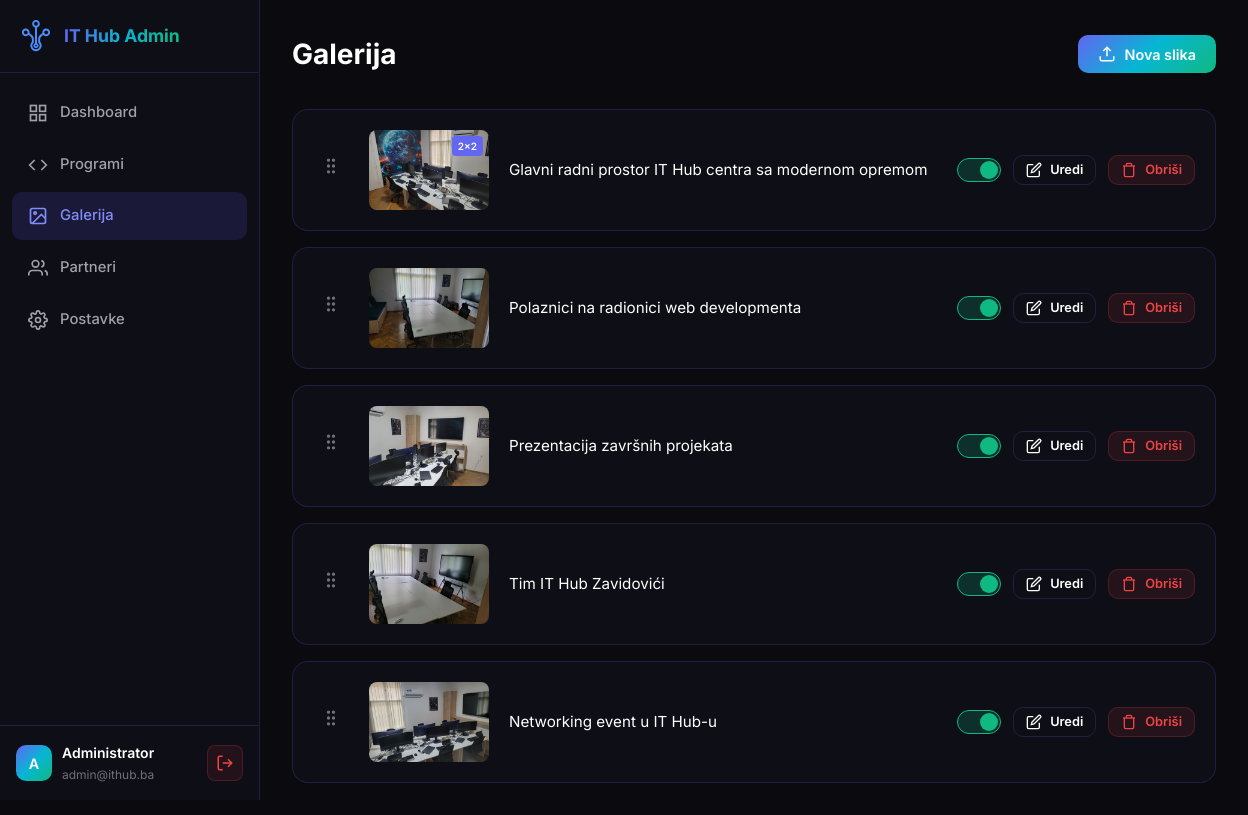
Screenshot of /gallery (signed in) with the database file from the repository.
### tables this page shows
CREATE TABLE IF NOT EXISTS gallery (
    id INT PRIMARY KEY AUTO_INCREMENT,
    image_path VARCHAR(255) NOT NULL,
    thumb_path VARCHAR(255),
    alt_text VARCHAR(255),
    size_class VARCHAR(50) DEFAULT 'normal',
    sort_order INT DEFAULT 0,
    active BOOLEAN DEFAULT TRUE,
    created_at TIMESTAMP DEFAULT CURRENT_TIMESTAMP
);

### includes/functions.php (called while the page is built, shortened)
<?php
function e($string)
{
    return htmlspecialchars($string ?? "", ENT_QUOTES, "UTF-8");
}
function asset($path)
{
    return SITE_URL . "/public/" . ltrim($path, "/");
}
function url($path = "")
{
    return SITE_URL . "/" . ltrim($path, "/");
}

### includes/auth.php (called while the page is built, shortened)
<?php
class Auth
{
    public static function check()
    {
        return isset($_SESSION["admin_user_id"]) && !empty($_SESSION["admin_user_id"]);
    }
    public static function user()
    {
        return [
            "id" => $_SESSION["admin_user_id"],
            "name" => $_SESSION["admin_user_name"] ?? "Admin",
            "email" => $_SESSION["admin_user_email"] ?? "",
        ];
    }
}

### includes/database.php (called while the page is built, shortened)
<?php
class Database
{
    private static $instance = null;
    private $pdo;
    public static function getInstance()
    {
        if (self::$instance === null) {
            self::$instance = new self();
        }
        return self::$instance;
    }
    private function connect()
    {
        $dsn = sprintf(
            "mysql:host=%s;dbname=%s;charset=%s",
            DB_HOST,
            DB_NAME,
            DB_CHARSET
        );
        $options = [
            PDO::ATTR_ERRMODE => PDO::ERRMODE_EXCEPTION,
            PDO::ATTR_DEFAULT_FETCH_MODE => PDO::FETCH_ASSOC,
            PDO::ATTR_EMULATE_PREPARES => false,
        ];
        try {
            $this->pdo = new PDO($dsn, DB_USER, DB_PASS, $options);
            $this->pdo->exec("SET NAMES utf8mb4 COLLATE utf8mb4_unicode_ci");
        } catch (PDOException $e) {
            throw new Exception("Database connection failed: " . $e->getMessage());
        }
    }
    public function query($sql, $params = [])
    {
        $stmt = $this->pdo->prepare($sql);
        $stmt->execute($params);
        return $stmt;
    }
    public function fetchAll($sql, $params = [])
    {
        return $this->query($sql, $params)->fetchAll();
    }
}
function db()
{
    return Database::getInstance();
}

### includes/models/Gallery.php (called while the page is built, shortened)
<?php
class Gallery
{
    public static function all($activeOnly = false)
    {
        $sql = "SELECT * FROM gallery";
        $sql .= " ORDER BY sort_order ASC, id DESC";
        return db()->fetchAll($sql);
    }
}

### gallery.php (the view, shortened to what this page needs)
<?php
require_once __DIR__ . "/includes/functions.php";
require_once __DIR__ . "/includes/database.php";
require_once __DIR__ . "/includes/auth.php";
require_once __DIR__ . "/includes/models/Gallery.php";
$images = Gallery::all();
$active = "gallery";
?>
<!DOCTYPE html>
<html lang="bs">
<head>
    <link rel="stylesheet" href="<?= asset('css/admin.css') ?>">
</head>
<body>
    <div class="admin-wrapper">
        <aside class="sidebar">
            <div class="sidebar-header">
                <a href="<?= url('dashboard') ?>" class="sidebar-logo">
                    <img src="<?= asset('images/logo-icon.svg') ?>" alt="IT Hub">
                    <span>IT Hub Admin</span>
                </a>
            </div>
            <nav class="sidebar-nav">
                <ul>
                    <li>
                        <a href="<?= url('dashboard') ?>" class="<?= ($active ?? '') === 'dashboard' ? 'active' : '' ?>">
                            <svg viewBox="0 0 24 24" fill="none" stroke="currentColor" stroke-width="2">
                                <rect x="3" y="3" width="7" height="7"></rect>
                                <rect x="14" y="3" width="7" height="7"></rect>
                                <rect x="14" y="14" width="7" height="7"></rect>
                                <rect x="3" y="14" width="7" height="7"></rect>
                            </svg>
                            <span>Dashboard</span>
                        </a>
                    </li>
                    <li>
                        <a href="<?= url('programs') ?>" class="<?= ($active ?? '') === 'programs' ? 'active' : '' ?>">
                            <svg viewBox="0 0 24 24" fill="none" stroke="currentColor" stroke-width="2">
                                <polyline points="16 18 22 12 16 6"></polyline>
                                <polyline points="8 6 2 12 8 18"></polyline>
                            </svg>
                            <span>Programi</span>
                        </a>
                    </li>
                    <li>
                        <a href="<?= url('gallery') ?>" class="<?= ($active ?? '') === 'gallery' ? 'active' : '' ?>">
                            <svg viewBox="0 0 24 24" fill="none" stroke="currentColor" stroke-width="2">
                                <rect x="3" y="3" width="18" height="18" rx="2" ry="2"></rect>
                                <circle cx="8.5" cy="8.5" r="1.5"></circle>
                                <polyline points="21 15 16 10 5 21"></polyline>
                            </svg>
                            <span>Galerija</span>
                        </a>
                    </li>
                    <li>
                        <a href="<?= url('partners') ?>" class="<?= ($active ?? '') === 'partners' ? 'active' : '' ?>">
                            <svg viewBox="0 0 24 24" fill="none" stroke="currentColor" stroke-width="2">
                                <path d="M17 21v-2a4 4 0 0 0-4-4H5a4 4 0 0 0-4 4v2"></path>
                                <circle cx="9" cy="7" r="4"></circle>
                                <path d="M23 21v-2a4 4 0 0 0-3-3.87"></path>
                                <path d="M16 3.13a4 4 0 0 1 0 7.75"></path>
                            </svg>
                            <span>Partneri</span>
                        </a>
                    </li>
                    <li>
                        <a href="<?= url('settings') ?>" class="<?= ($active ?? '') === 'settings' ? 'active' : '' ?>">
                            <span>Postavke</span>
                        </a>
                    </li>
                </ul>
            </nav>
            <div class="sidebar-footer">
                <div class="user-info">
                    <div class="user-avatar">
                        <?= strtoupper(substr(Auth::user()['name'] ?? 'A', 0, 1)) ?>
                    </div>
                    <div class="user-details">
                        <span class="user-name"><?= e(Auth::user()['name'] ?? 'Admin') ?></span>
                        <span class="user-email"><?= e(Auth::user()['email'] ?? '') ?></span>
                    </div>
                </div>
                <a href="<?= url('logout') ?>" class="logout-btn" title="Odjava">
                    <svg viewBox="0 0 24 24" fill="none" stroke="currentColor" stroke-width="2">
                        <path d="M9 21H5a2 2 0 0 1-2-2V5a2 2 0 0 1 2-2h4"></path>
                        <polyline points="16 17 21 12 16 7"></polyline>
                        <line x1="21" y1="12" x2="9" y2="12"></line>
                    </svg>
                </a>
            </div>
        </aside>
        <main class="main-content">
            <div class="page-content">
<div class="page-header">
    <h1 class="page-title">Galerija</h1>
    <div class="page-actions">
        <button type="button" class="btn btn-primary" data-modal="uploadModal">
            <svg viewBox="0 0 24 24" fill="none" stroke="currentColor" stroke-width="2">
                <path d="M21 15v4a2 2 0 0 1-2 2H5a2 2 0 0 1-2-2v-4"></path>
                <polyline points="17 8 12 3 7 8"></polyline>
                <line x1="12" y1="3" x2="12" y2="15"></line>
            </svg>
            Nova slika
        </button>
    </div>
</div>
<?php if (!empty($images)): ?>
<div class="gallery-cards" id="galleryGrid">
    <?php foreach ($images as $image): ?>
    <div class="gallery-card" data-id="<?= $image["id"] ?>">
        <div class="gallery-card-drag" title="Prevuci za promjenu redoslijeda">
            <svg viewBox="0 0 24 24" fill="none" stroke="currentColor" stroke-width="2">
                <circle cx="9" cy="5" r="1"></circle>
                <circle cx="9" cy="12" r="1"></circle>
                <circle cx="9" cy="19" r="1"></circle>
                <circle cx="15" cy="5" r="1"></circle>
                <circle cx="15" cy="12" r="1"></circle>
                <circle cx="15" cy="19" r="1"></circle>
            </svg>
        </div>
        <div class="gallery-card-image">
            <img src="<?= asset(
                $image["thumb_path"] ?: $image["image_path"],
            ) ?>"
                 alt="<?= e($image["alt_text"]) ?>">
            <?php if ($image["size_class"] === "large"): ?>
            <span class="gallery-card-badge">2x2</span>
            <?php endif; ?>
        </div>
        <div class="gallery-card-info">
            <p class="gallery-card-alt"><?= e($image["alt_text"]) ?:
                '<span class="text-muted">Bez opisa</span>' ?></p>
        </div>
        <div class="gallery-card-actions">
            <label class="toggle" title="Aktivna/Neaktivna">
                <span class="toggle-slider"></span>
            </label>
            <button type="button" class="btn btn-secondary btn-sm" data-modal="editModal-<?= $image[
                "id"
            ] ?>">
                <svg viewBox="0 0 24 24" fill="none" stroke="currentColor" stroke-width="2">
                    <path d="M11 4H4a2 2 0 0 0-2 2v14a2 2 0 0 0 2 2h14a2 2 0 0 0 2-2v-7"></path>
                    <path d="M18.5 2.5a2.121 2.121 0 0 1 3 3L12 15l-4 1 1-4 9.5-9.5z"></path>
                </svg>
                Uredi
            </button>
            <button type="button" class="btn btn-danger btn-sm" data-delete data-image-alt="<?= e(
                $image["alt_text"],
            ) ?:
                "ovu sliku" ?>">
                <svg viewBox="0 0 24 24" fill="none" stroke="currentColor" stroke-width="2">
                    <polyline points="3 6 5 6 21 6"></polyline>
                    <path d="M19 6v14a2 2 0 0 1-2 2H7a2 2 0 0 1-2-2V6m3 0V4a2 2 0 0 1 2-2h4a2 2 0 0 1 2 2v2"></path>
                </svg>
                Obriši
            </button>
        </div>
    </div>
    <?php endforeach; ?>
</div>
<?php endif; ?>
            </div>
        </main>
    </div>
</body>
</html>

### gallery.php (style rules this page uses)
.gallery-cards { display: flex; flex-direction: column; gap: 16px; }
.gallery-card { background: var(--bg-card); border: 1px solid var(--border-color); border-radius: 16px; padding: 20px; display: flex; align-items: center; gap: 20px; transition: border-color 0.2s ease, box-shadow 0.2s ease; }
.gallery-card-drag { cursor: grab; padding: 8px; color: var(--text-muted); transition: color 0.2s ease; flex-shrink: 0; }
.gallery-card-drag svg { width: 20px; height: 20px; }
.gallery-card-image { width: 120px; height: 80px; border-radius: 8px; overflow: hidden; flex-shrink: 0; position: relative; background: rgba(0, 0, 0, 0.2); }
.gallery-card-image img { width: 100%; height: 100%; object-fit: cover; }
.gallery-card-badge { position: absolute; top: 6px; right: 6px; background: var(--primary); color: white; font-size: 10px; font-weight: 600; padding: 2px 6px; border-radius: 4px; }
.gallery-card-info { flex: 1; min-width: 0; }
.gallery-card-alt { font-size: 0.95rem; color: var(--text-primary); white-space: nowrap; overflow: hidden; text-overflow: ellipsis; margin: 0; }
.gallery-card-actions { display: flex; align-items: center; gap: 12px; flex-shrink: 0; }

### rows the page displays
gallery: thumb_path (picture), size_class "2x2", alt_text "Glavni radni prostor IT Hub centra sa modernom opremom"
gallery: thumb_path (picture), alt_text "Polaznici na radionici web developmenta"
gallery: thumb_path (picture), alt_text "Prezentacija završnih projekata"
gallery: thumb_path (picture), alt_text "Tim IT Hub Zavidovići"
gallery: thumb_path (picture), alt_text "Networking event u IT Hub-u"

### other values shown
substr(Auth::user()['name'] ?? 'A', 0, 1) "A"
Auth::user()['name'] "Administrator"
Auth::user()['email'] "admin@ithub.ba"
